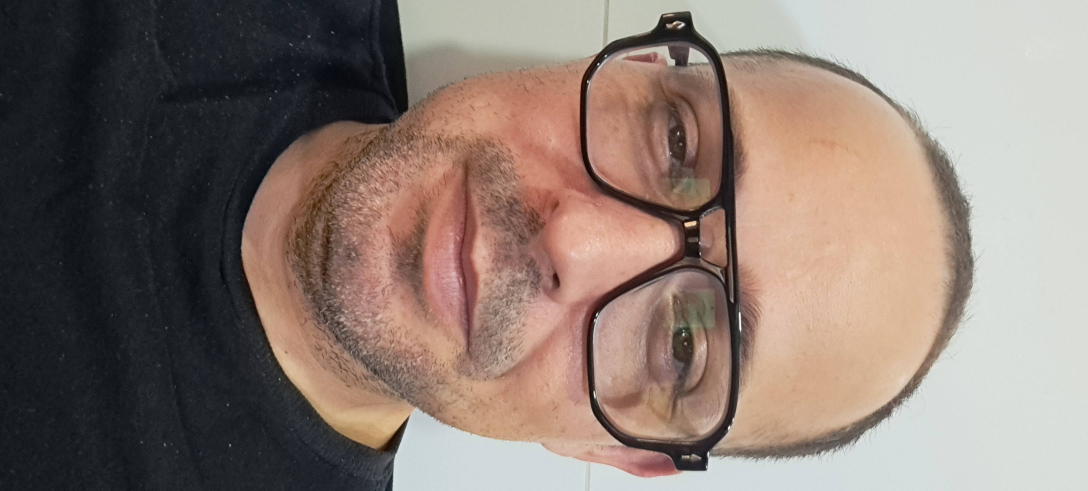
#> input picture Data/input_images/perfil.jpg, 3264 x 1472 px (shown at 1/3 size)
$ python vision_processor.py ../Data/input_images/perfil.jpg
#> lines starting #> are read from the running program, lines starting #| are printed output that depends on the picture; after the words box and inside, x2 and y2 are one past the last pixel; in counts of white or black regions, pixels touching at a corner belong together
### Config/settings.py
"""
NÍVEL 1: Gestor de Ambiente e Caminhos (Versão Agentes V2)
FUNÇÃO: Centraliza a inteligência de diretórios e separação por tipo de dado.
CONCEITOS: Abstração de Caminhos, Configuração Centralizada, Higiene de Dados.
"""

import os
from pathlib import Path

# Caminho Base do Projeto (Raiz da ToolBox)
BASE_DIR = Path(__file__).resolve().parent.parent

# 1. Definição dos Novos Domínios de Agentes e Infraestrutura
DIRS = {
    # Domínios de Agentes (Lógica/Scripts)
    "AGENTES_DADOS": BASE_DIR / "Agentes_Dados",
    "AGENTES_MONITOR": BASE_DIR / "Agentes_Monitor",
    "AGENTES_VISAO": BASE_DIR / "Agentes_Visao",
    "AGENTES_VOZ": BASE_DIR / "Agentes_Voz",

    # Infraestrutura
    "CONFIG": BASE_DIR / "Config",
    "SCRIPTS": BASE_DIR / "Scripts",
    "LOGS": BASE_DIR / "Logs",
    "ASSETS": BASE_DIR / "Assets",

    # Repositório Central de Dados (Persistência Estruturada)
    "DATA": BASE_DIR / "Data",
    "JSON": BASE_DIR / "Data" / "json",
    "CSV": BASE_DIR / "Data" / "csv",

    # Pipelines de I/O de Mídia (Binários)
    "IN_IMAGES": BASE_DIR / "Data" / "input_images",
    "OUT_IMAGES": BASE_DIR / "Data" / "output_images",
    "IN_VOICE": BASE_DIR / "Data" / "input_audio",
    "OUT_VOICE": BASE_DIR / "Data" / "output_audio"
}

# 2. Automação de Infraestrutura: Garante que TODAS as pastas existam
for folder_path in DIRS.values():
    folder_path.mkdir(parents=True, exist_ok=True)

# 3. Configurações de Logs Globais
LOGGING_CONF = {
    "format": '%(asctime)s - %(name)s - %(levelname)s - %(message)s',
    "datefmt": '%Y-%m-%d %H:%M:%S',
    "arquivo_log": DIRS["LOGS"] / "system_toolbox.log"
}

# 4. Configurações de Câmbio (Agora apontando para a subpasta CSV)
CAMBIO_CONFIG = {
    "url_api": "https://economia.awesomeapi.com.br/last/USD-BRL",
    "arquivo_saida": DIRS["CSV"] / "cotacao_dolar.csv"
}

### Agentes_Visao/vision_processor.py
#!/usr/bin/env python3
"""
NÍVEL 3: Processador de Visão Computacional
FUNÇÃO: Higienização e formatação de fotos de perfil (LinkedIn Style).
CONCEITOS: Pillow, Máscara Alpha, Organização de Data/output_images.
"""

import sys
from pathlib import Path
from PIL import Image, ImageOps, ImageDraw

# --- BOOTSTRAP: CONEXÃO COM O SETTINGS ---
BASE_DIR = Path(__file__).resolve().parent.parent
if str(BASE_DIR) not in sys.path:
    sys.path.append(str(BASE_DIR))

try:
    from Config.settings import DIRS
    # Origem: Assets | Destino: Data/output_images
    ASSETS_DIR = BASE_DIR / "Assets"
    OUTPUT_DIR = DIRS["DATA"] / "output_images"
except ImportError:
    ASSETS_DIR = BASE_DIR / "Assets"
    OUTPUT_DIR = BASE_DIR / "Data" / "output_images"

# Garante que as pastas de organização existam
ASSETS_DIR.mkdir(exist_ok=True)
OUTPUT_DIR.mkdir(parents=True, exist_ok=True)

def criar_foto_linkedin(nome_arquivo):
#> called with nome_arquivo = '../Data/input_images/perfil.jpg'
    caminho_in = ASSETS_DIR / nome_arquivo
    # O resultado vai para a pasta de OUTPUT com o prefixo 'perfil_'
    caminho_out = OUTPUT_DIR / f"perfil_{caminho_in.stem}.png"

    if not caminho_in.exists():
        print(f"❌ Erro: '{nome_arquivo}' não encontrado em {ASSETS_DIR}")
        return

    try:
        print(f"🖼️  Lendo original de Assets: {caminho_in.name}")
        img = Image.open(caminho_in)
#> img is the input picture: PIL image 3264x1472 RGB; mean R, G, B 138, 122.3, 114
        img = ImageOps.exif_transpose(img)
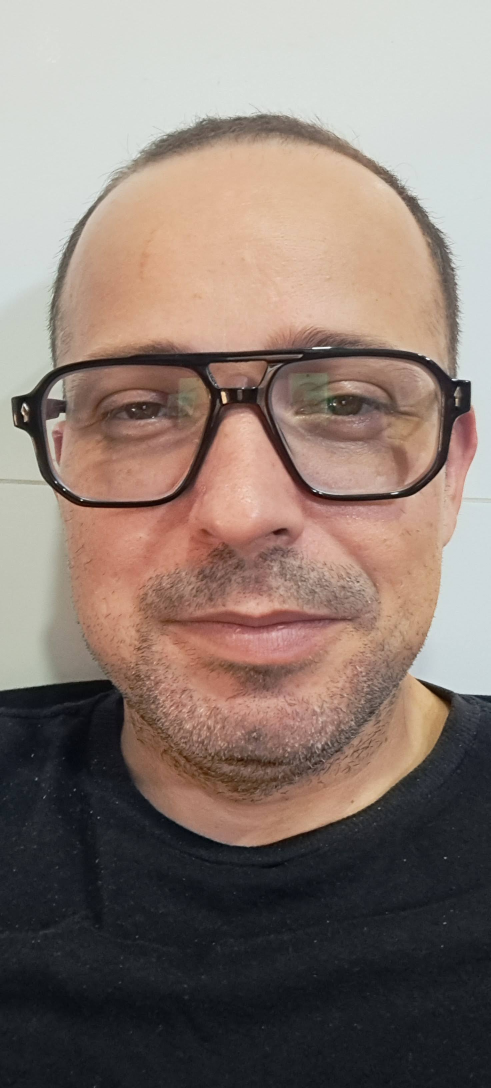
#> img: PIL image 1472x3264 RGB (shown at 1/3 size); mean R, G, B 138, 122.3, 114
        img = img.convert("RGBA")
#> img: PIL image 1472x3264 RGBA

        # Sua lógica de design (Zoom 0.20 e Foco nos olhos 0.35)
        fator_zoom = 0.20
        borda = int(min(img.size) * fator_zoom)
#> borda = 294
        img_com_borda = ImageOps.expand(img, border=borda, fill='white')
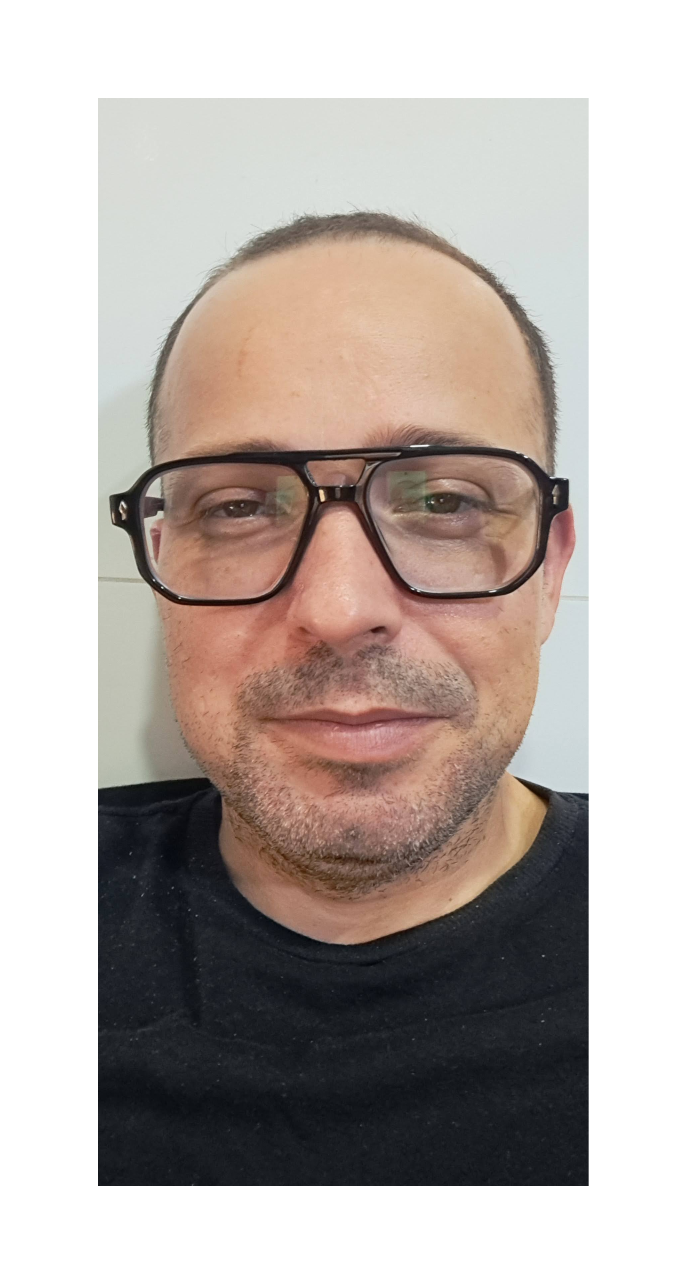
#> img_com_borda: PIL image 2060x3852 RGBA (shown at 1/3 size); mean R, G, B, A 184.2, 174.6, 169.7, 255

        min_lado = min(img_com_borda.size)
#> min_lado = 2060
        tamanho_quadrado = (min_lado, min_lado)
#> tamanho_quadrado = (2060, 2060)
        img_quadrada = ImageOps.fit(img_com_borda, tamanho_quadrado, centering=(0.5, 0.35))
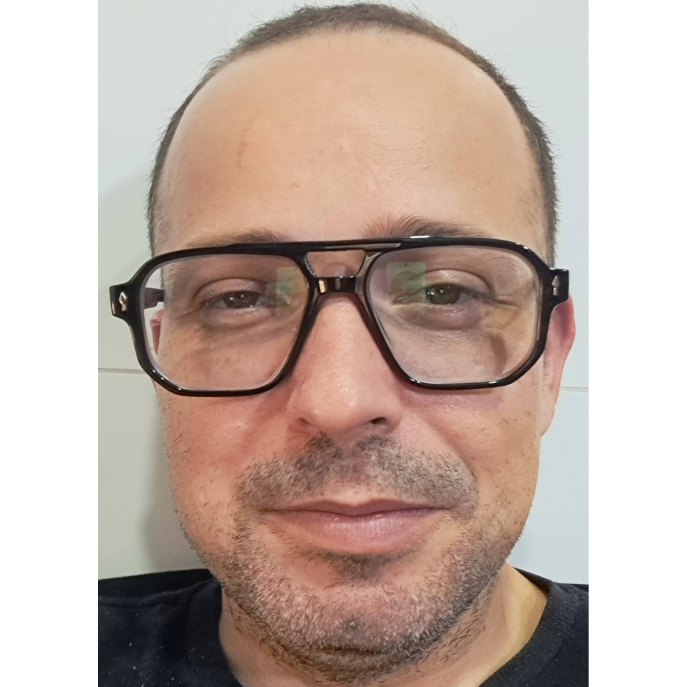
#> img_quadrada: PIL image 2060x2060 RGBA (shown at 1/3 size); mean R, G, B, A 193.6, 175.2, 165.2, 255

        mascara = Image.new('L', tamanho_quadrado, 0)
#> mascara: PIL image 2060x2060 L; every value is 0
        draw = ImageDraw.Draw(mascara)
        draw.ellipse((0, 0) + tamanho_quadrado, fill=255)
        img_quadrada.putalpha(mascara)
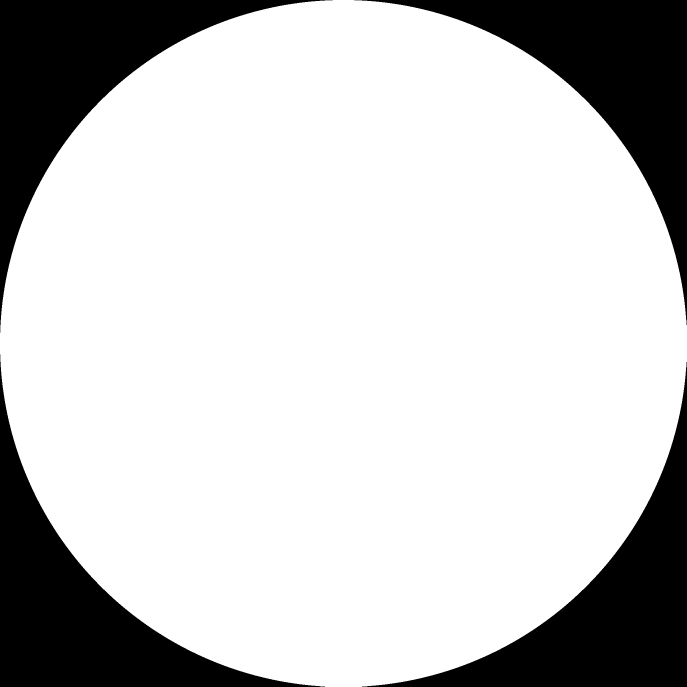
#> mascara: PIL image 2060x2060 L (shown at 1/3 size); 78.6% white; 4 black regions, box (x1, y1, x2, y2) and area: (0, 0, 998, 998) 227962, (1063, 0, 2060, 975) 226964, (0, 1063, 975, 2060) 226964, (1086, 1086, 2060, 2060) 225967
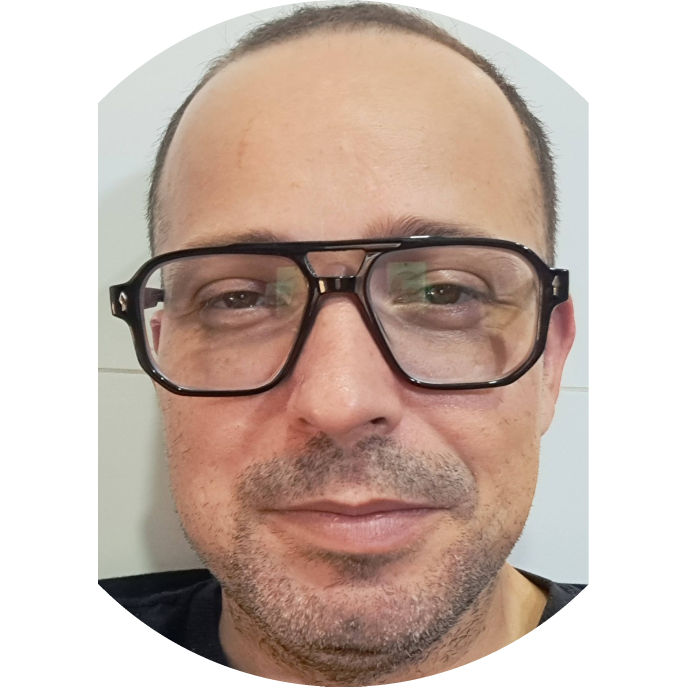
#> img_quadrada: PIL image 2060x2060 RGBA (shown at 1/3 size); mean R, G, B, A 193.6, 175.2, 165.2, 200.4; transparent parts drawn white

        img_final = img_quadrada.resize((500, 500), Image.Resampling.LANCZOS)
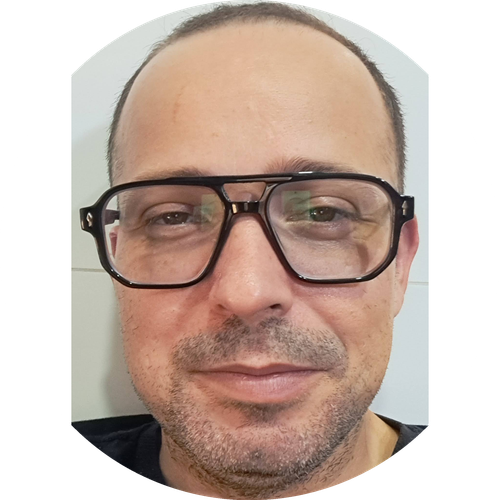
#> img_final: PIL image 500x500 RGBA; mean R, G, B, A 148.7, 130.2, 120.3, 200.4; transparent parts drawn white

        # Salva o arquivo na pasta organizada de saída
        img_final.save(caminho_out, "PNG", optimize=True, compress_level=9)

        print(f"✅ SUCESSO! Foto processada disponível em: {caminho_out}")

    except Exception as e:
        print(f"❌ Falha no processamento: {e}")

if __name__ == "__main__":
    if len(sys.argv) > 1:
        criar_foto_linkedin(sys.argv[1])
    else:
        print("--- ToolBox Vision v3.0 ---")
        print(f"Uso: python3 vision_processor.py foto.jpg")
        print(f"Nota: Coloque a foto em {ASSETS_DIR}")
